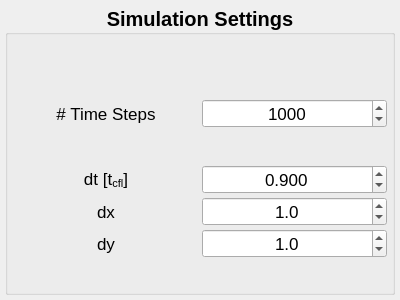
<?xml version="1.0" encoding="UTF-8"?>
<ui version="4.0">
 <class>group_box</class>
 <widget class="QWidget" name="group_box">
  <property name="geometry">
   <rect>
    <x>0</x>
    <y>0</y>
    <width>400</width>
    <height>300</height>
   </rect>
  </property>
  <property name="windowTitle">
   <string>Form</string>
  </property>
  <layout class="QHBoxLayout" name="horizontalLayout">
   <property name="spacing">
    <number>5</number>
   </property>
   <property name="leftMargin">
    <number>5</number>
   </property>
   <property name="topMargin">
    <number>5</number>
   </property>
   <property name="rightMargin">
    <number>5</number>
   </property>
   <property name="bottomMargin">
    <number>5</number>
   </property>
   <item>
    <widget class="QGroupBox" name="layout">
     <property name="font">
      <font>
       <pointsize>15</pointsize>
       <weight>75</weight>
       <bold>true</bold>
       <stylestrategy>PreferAntialias</stylestrategy>
      </font>
     </property>
     <property name="toolTip">
      <string/>
     </property>
     <property name="title">
      <string>Simulation Settings</string>
     </property>
     <property name="alignment">
      <set>Qt::AlignCenter</set>
     </property>
     <property name="flat">
      <bool>false</bool>
     </property>
     <layout class="QVBoxLayout" name="verticalLayout">
      <property name="spacing">
       <number>3</number>
      </property>
      <property name="leftMargin">
       <number>5</number>
      </property>
      <property name="topMargin">
       <number>30</number>
      </property>
      <property name="rightMargin">
       <number>5</number>
      </property>
      <property name="bottomMargin">
       <number>0</number>
      </property>
      <item>
       <layout class="QHBoxLayout" name="layout_2">
        <item>
         <widget class="QLabel" name="time_steps_label">
          <property name="font">
           <font>
            <pointsize>13</pointsize>
            <weight>50</weight>
            <bold>false</bold>
            <stylestrategy>PreferAntialias</stylestrategy>
           </font>
          </property>
          <property name="toolTip">
           <string>&lt;html&gt;&lt;head/&gt;&lt;body&gt;&lt;p&gt;Adjust the number of time steps that are calculated.&lt;/p&gt;&lt;/body&gt;&lt;/html&gt;</string>
          </property>
          <property name="text">
           <string># Time Steps</string>
          </property>
          <property name="alignment">
           <set>Qt::AlignCenter</set>
          </property>
         </widget>
        </item>
        <item>
         <widget class="QSpinBox" name="time_steps_spinbox">
          <property name="font">
           <font>
            <pointsize>13</pointsize>
            <weight>50</weight>
            <bold>false</bold>
            <stylestrategy>PreferAntialias</stylestrategy>
           </font>
          </property>
          <property name="alignment">
           <set>Qt::AlignCenter</set>
          </property>
          <property name="minimum">
           <number>10</number>
          </property>
          <property name="maximum">
           <number>100000</number>
          </property>
          <property name="singleStep">
           <number>100</number>
          </property>
          <property name="value">
           <number>1000</number>
          </property>
         </widget>
        </item>
       </layout>
      </item>
      <item>
       <layout class="QGridLayout" name="layout_3">
        <item row="0" column="0">
         <widget class="QLabel" name="dt_label">
          <property name="font">
           <font>
            <pointsize>13</pointsize>
            <weight>50</weight>
            <bold>false</bold>
            <stylestrategy>PreferAntialias</stylestrategy>
           </font>
          </property>
          <property name="toolTip">
           <string>&lt;html&gt;&lt;head/&gt;&lt;body&gt;&lt;p&gt;Adjust the time sheet spacing in units of the critical time step t&lt;span style=&quot; vertical-align:sub;&quot;&gt;cfl&lt;/span&gt;.&lt;/p&gt;&lt;/body&gt;&lt;/html&gt;</string>
          </property>
          <property name="text">
           <string>&lt;html&gt;&lt;head/&gt;&lt;body&gt;&lt;p&gt;dt [t&lt;span style=&quot; vertical-align:sub;&quot;&gt;cfl&lt;/span&gt;]&lt;/p&gt;&lt;/body&gt;&lt;/html&gt;</string>
          </property>
          <property name="alignment">
           <set>Qt::AlignCenter</set>
          </property>
         </widget>
        </item>
        <item row="1" column="0">
         <widget class="QLabel" name="dx_label">
          <property name="font">
           <font>
            <pointsize>13</pointsize>
            <weight>50</weight>
            <bold>false</bold>
           </font>
          </property>
          <property name="toolTip">
           <string>Adjust the lattice spacing in the horizontal direction.</string>
          </property>
          <property name="text">
           <string>dx</string>
          </property>
          <property name="alignment">
           <set>Qt::AlignCenter</set>
          </property>
         </widget>
        </item>
        <item row="2" column="0">
         <widget class="QLabel" name="dy_label">
          <property name="font">
           <font>
            <pointsize>13</pointsize>
            <weight>50</weight>
            <bold>false</bold>
           </font>
          </property>
          <property name="toolTip">
           <string>Adjust the lattice spacing in the horizontal direction.</string>
          </property>
          <property name="text">
           <string>dy</string>
          </property>
          <property name="alignment">
           <set>Qt::AlignCenter</set>
          </property>
         </widget>
        </item>
        <item row="2" column="1">
         <widget class="QDoubleSpinBox" name="dy_spinbox">
          <property name="font">
           <font>
            <pointsize>13</pointsize>
            <weight>50</weight>
            <bold>false</bold>
           </font>
          </property>
          <property name="alignment">
           <set>Qt::AlignCenter</set>
          </property>
          <property name="correctionMode">
           <enum>QAbstractSpinBox::CorrectToNearestValue</enum>
          </property>
          <property name="keyboardTracking">
           <bool>false</bool>
          </property>
          <property name="decimals">
           <number>1</number>
          </property>
          <property name="minimum">
           <double>0.100000000000000</double>
          </property>
          <property name="maximum">
           <double>10.000000000000000</double>
          </property>
          <property name="singleStep">
           <double>0.100000000000000</double>
          </property>
          <property name="value">
           <double>1.000000000000000</double>
          </property>
         </widget>
        </item>
        <item row="1" column="1">
         <widget class="QDoubleSpinBox" name="dx_spinbox">
          <property name="font">
           <font>
            <pointsize>13</pointsize>
            <weight>50</weight>
            <bold>false</bold>
           </font>
          </property>
          <property name="alignment">
           <set>Qt::AlignCenter</set>
          </property>
          <property name="correctionMode">
           <enum>QAbstractSpinBox::CorrectToNearestValue</enum>
          </property>
          <property name="keyboardTracking">
           <bool>false</bool>
          </property>
          <property name="decimals">
           <number>1</number>
          </property>
          <property name="minimum">
           <double>0.100000000000000</double>
          </property>
          <property name="maximum">
           <double>10.000000000000000</double>
          </property>
          <property name="singleStep">
           <double>0.100000000000000</double>
          </property>
          <property name="value">
           <double>1.000000000000000</double>
          </property>
         </widget>
        </item>
        <item row="0" column="1">
         <widget class="QDoubleSpinBox" name="dt_spinbox">
          <property name="font">
           <font>
            <pointsize>13</pointsize>
            <weight>50</weight>
            <bold>false</bold>
           </font>
          </property>
          <property name="alignment">
           <set>Qt::AlignCenter</set>
          </property>
          <property name="correctionMode">
           <enum>QAbstractSpinBox::CorrectToNearestValue</enum>
          </property>
          <property name="keyboardTracking">
           <bool>false</bool>
          </property>
          <property name="decimals">
           <number>3</number>
          </property>
          <property name="minimum">
           <double>0.010000000000000</double>
          </property>
          <property name="maximum">
           <double>5.000000000000000</double>
          </property>
          <property name="singleStep">
           <double>0.100000000000000</double>
          </property>
          <property name="value">
           <double>0.900000000000000</double>
          </property>
         </widget>
        </item>
       </layout>
      </item>
     </layout>
    </widget>
   </item>
  </layout>
 </widget>
 <resources/>
 <connections/>
</ui>
